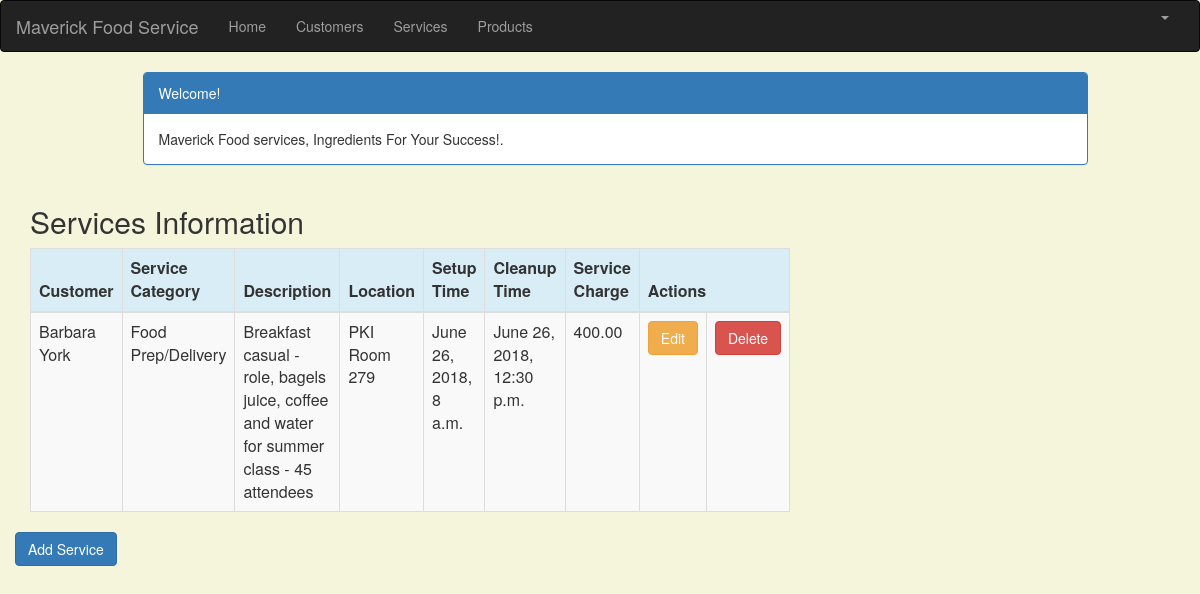
Page /service_list (signed in) on the earlier database version.
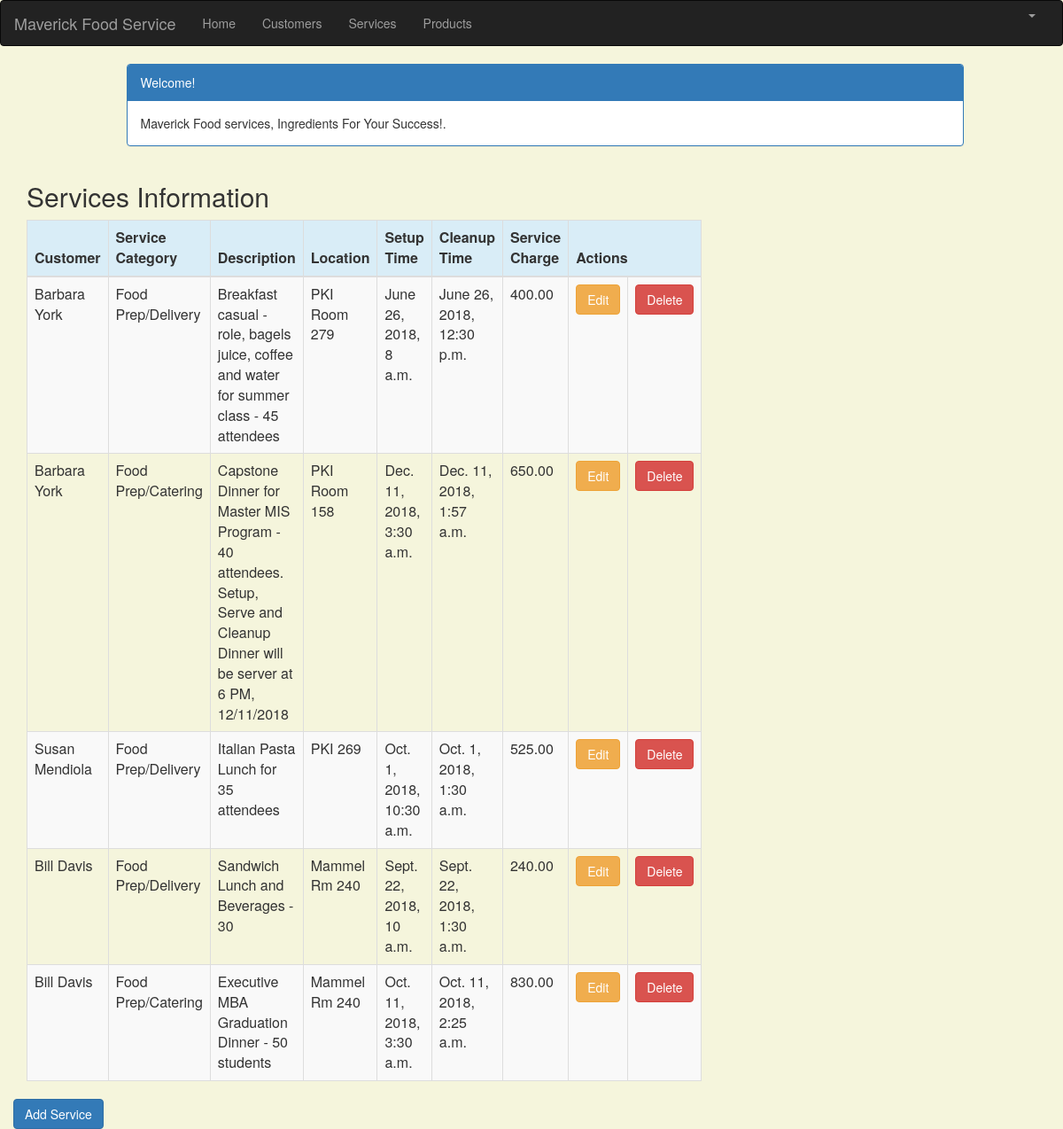
Same page on the later database version.
### mfscrm/crm/models.py (models this page shows, shortened)
class Service(models.Model):
    cust_name = models.ForeignKey(Customer, on_delete=models.CASCADE, related_name='services')
    service_category = models.CharField(max_length=100)
    description = models.TextField()
    location = models.CharField(max_length=200)
    setup_time = models.DateTimeField(
        default=timezone.now)
    cleanup_time = models.DateTimeField(
        default=timezone.now)
    service_charge = models.DecimalField(max_digits=10, decimal_places=2)
    created_date = models.DateTimeField(
        default=timezone.now)
    updated_date = models.DateTimeField(auto_now_add=True)

class Customer(models.Model):
    cust_name = models.CharField(max_length=50)
    organization = models.CharField(max_length=100, blank=True)
    role = models.CharField(max_length=100)
    email = models.EmailField(max_length=100)
    bldgroom = models.CharField(max_length=100)
    address = models.CharField(max_length=200)
    account_number = models.IntegerField(blank=False, null=False)
    city = models.CharField(max_length=50)
    state = models.CharField(max_length=50)
    zipcode = models.CharField(max_length=10)
    phone_number = models.CharField(max_length=50)
    created_date = models.DateTimeField(
        default=timezone.now)
    updated_date = models.DateTimeField(auto_now_add=True)
    def __str__(self):
        return str(self.cust_name)

### mfscrm/crm/views.py (the view)
# urls.py: path('service_list', views.service_list, name='service_list'),
@login_required
def service_list(request):
   services = Service.objects.filter(created_date__lte=timezone.now())
   return render(request, 'crm/service_list.html', {'services': services})

### mfscrm/crm/templates/crm/service_list.html (shortened to what this page needs)
{% extends 'crm/base.html' %}
{% block content %}
    <html>
    <head>
        <link rel="stylesheet" href="https://maxcdn.bootstrapcdn.com/bootstrap/3.3.4/css/bootstrap.min.css">
    </head>
    <body>
    <div class="container">
        <div class="row">
            <div class="col-md-10 col-md-offset-1">
                <div class="panel panel-primary">
                    <div class="panel-heading">Welcome!</div>
                    <div class="panel-body">
                        Maverick Food services, Ingredients For Your Success!.
                    </div>
                </div>
            </div>
        </div>
    </div>
    <div class="row">
        <h2 style="padding-left: 15Px">Services Information</h2>
    </div>
    <div>
        <table class="table table-striped table-bordered table-hover">
            <thead>
            <tr class="bg-info">
                <th>Customer</th>
                <th>Service Category</th>
                <th>Description</th>
                <th>Location</th>
                <th>Setup Time</th>
                <th>Cleanup Time</th>
                <th>Service Charge</th>
                <th colspan="3">Actions</th>
            </tr>
            </thead>
            <tbody>
            {% for service in services %}
                <tr>
                    <td>{{ service.cust_name }}</td>
                    <td>{{ service.service_category }}</td>
                     <td>{{ service.description }}</td>
                    <td>{{ service.location }}</td>
                    <td>{{ service.setup_time }}</td>
                    <td>{{ service.cleanup_time }}</td>
                    <td>{{ service.service_charge }}</td>
                     <td><a href="{% url 'crm:service_edit' pk=service.pk %}"
                           class="btn btn-warning">Edit</a></td>
                    <td><a href="{% url 'crm:service_delete' pk=service.pk %}"
                           onclick="return confirm('Are you sure you want to delete?')"
                           class="btn btn-danger">Delete</a>
                    </td>
                </tr>
            {% endfor %}
            </tbody>
        </table>
     <div class="row">
         <a href="{% url 'crm:service_new' %}" class="row"><span
                    class="btn btn-primary">Add Service</span></a>
     </div>
    </div>
    </body>
    </html>
{% endblock %}

### mfscrm/crm/templates/crm/base.html (shortened to what this page needs)
{% load staticfiles %}
<html lang="en">
<head>
    <link rel="stylesheet" href="https://maxcdn.bootstrapcdn.com/bootstrap/3.3.7/css/bootstrap.min.css">
</head>
<body id="app-layout">
<nav class="navbar navbar-inverse">
    <div class="container-fluid">
        <div class="navbar-header">
            <a class="navbar-brand" href="/">
                Maverick Food Service
            </a>
        </div>
        <div class="collapse navbar-collapse" id="myNavbar">
            <ul class="nav navbar-nav">
                <li><a href="{% url 'crm:home' %}">Home</a></li>
                <li><a href="{% url 'crm:customer_list' %}">Customers</a></li>
               <li><a href="{% url 'crm:service_list' %}">Services</a></li>
                <li><a href="{% url 'crm:product_list' %}">Products</a></li>
            </ul>
            <ul class="nav navbar-nav navbar-right">
                {% if user.is_authenticated %}
                    <li class="dropdown">
                        <a href="#" class="dropdown-toggle" data-toggle="dropdown" role="button" aria-expanded="false">
                            <span class="caret"></span>
                        </a>
                    </li>
                {% else %}
                    <li><a href="{% url 'login' %}"><span class="glyphicon glyphicon-log-in"></span> Login</a></li>
                {% endif %}
            </ul>
        </div>
    </div>
</nav>
<div class="content container">
    <div class="row">
        <div class="col-md-8">
            {% block content %}{% endblock %}
        </div>
    </div>
  </div>
</body>
</html>

### mfscrm/crm/templates/crm/base.html (style rules this page uses)
.navbar { margin-bottom: 0; border-radius: 0; }

### mfscrm/crm/templates/crm/service_list.html (style rules this page uses)
body { background-color: beige; }

Differences in the rows shown:
added Service: cust_name "Barbara York", service_category "Food Prep/Catering", description "Capstone Dinner for Master MIS Program - 40 attendees. Setup, Serve and Cleanup Dinner will be server at 6 PM, 12/11/2018", location "PKI Room 158", setup_time "Dec. 11, 2018, 3:30 a.m.", cleanup_time "Dec. 11, 2018, 1:57 a.m.", service_charge "650.00"
added Service: cust_name "Susan Mendiola", service_category "Food Prep/Delivery", description "Italian Pasta Lunch for 35 attendees", location "PKI 269", setup_time "Oct. 1, 2018, 10:30 a.m.", cleanup_time "Oct. 1, 2018, 1:30 a.m.", service_charge "525.00"
added Service: cust_name "Bill Davis", service_category "Food Prep/Delivery", description "Sandwich Lunch and Beverages - 30", location "Mammel Rm 240", setup_time "Sept. 22, 2018, 10 a.m.", cleanup_time "Sept. 22, 2018, 1:30 a.m.", service_charge "240.00"
added Service: cust_name "Bill Davis", service_category "Food Prep/Catering", description "Executive MBA Graduation Dinner - 50 students", location "Mammel Rm 240", setup_time "Oct. 11, 2018, 3:30 a.m.", cleanup_time "Oct. 11, 2018, 2:25 a.m.", service_charge "830.00"
